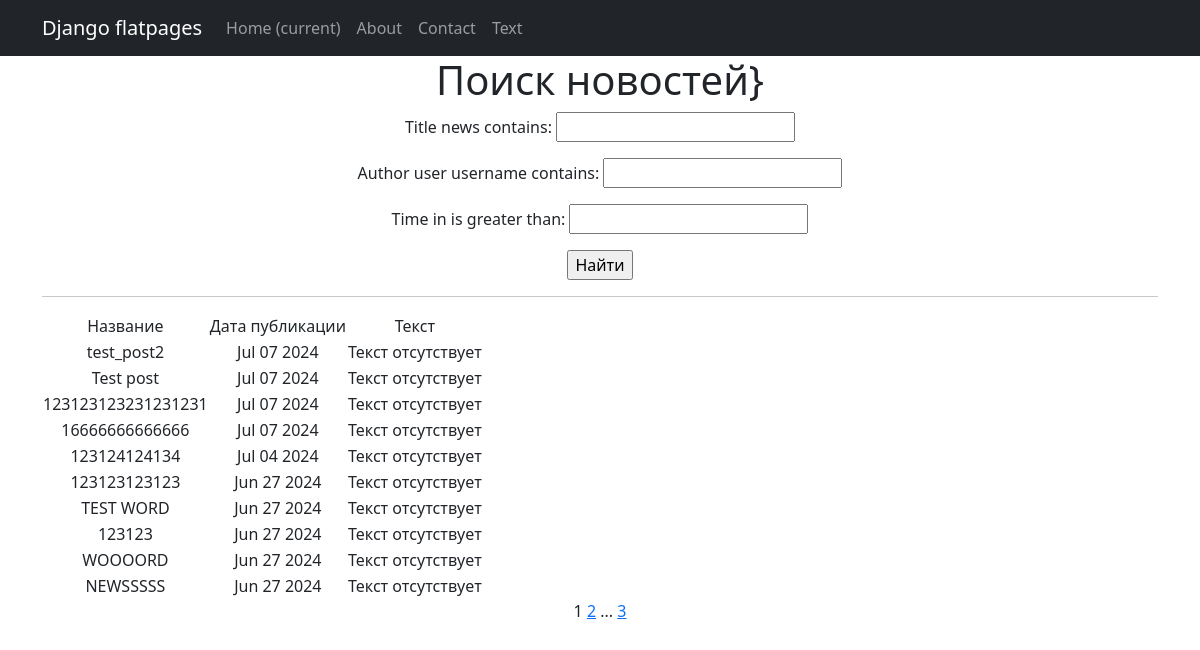
/news/search (signed in), run on the app's committed database.
### news/models.py (models this page shows, shortened)
class Post(models.Model):
    article = 'статья'
    news = 'новость'
    POSITIONS = [
        (article, 'article'),
        (news, 'news'),
    ]
    author = models.ForeignKey(Author, on_delete=models.CASCADE)
    news = models.CharField(max_length=55, choices=POSITIONS, default='новость')
    time_in = models.DateTimeField(auto_now_add=True)
    products = models.ManyToManyField(Category, through='PostCategory')
    title_news = models.CharField(max_length=55)
    text_news = models.TextField(default="Текст отсутствует")
    post_reiting = models.IntegerField(default=0)

### news/views.py (the view)
# urls.py: path('news/search', PostList.as_view(), name='news_search'),
class PostList(LoginRequiredMixin, ListView):
    model = Post
    ordering = '-time_in'
    template_name = 'search.html'
    context_object_name = 'news'
    paginate_by = 10  # вот так мы можем указать количество записей на странице
    def get_queryset(self):
        queryset = super().get_queryset()
        self.filterset = PostFilter(self.request.GET, queryset)
        return self.filterset.qs
    def get_context_data(self, **kwargs):
        context = super().get_context_data(**kwargs)
        context['time_now'] = datetime.utcnow()
        context['next_sale'] = None
        context['filterset'] = self.filterset
        return context

### news/templatetags/custom_filters.py (called while the page is built)
@register.filter()
def censorship(text):
   STOP_LIST = [
       'мат',
       'редиска',
       'сук',
   ]
   for word in STOP_LIST:
      if word in text:
          text = text.lower().replace(word.lower(), word[0]+'***')
   return f'{text}'

### news/templatetags/custom_tags.py (called while the page is built)
@register.simple_tag(takes_context=True)
def url_replace(context, **kwargs):
    d = context['request'].GET.copy()
    for k, v in kwargs.items():
        d[k] = v
    return d.urlencode()

### templates/search.html (shortened to what this page needs)
{% extends 'flatpages/default.html' %}
{% load custom_filters %}!
{% load custom_tags %}
{% block content %}
<h1>Поиск новостей}</h1>
   <form action="" method="get">
       {{ filterset.form.as_p }}
       <input type="submit" value="Найти" />
   </form>
<hr>
{% if news %}
<table>
    <tr>
        <td> Название</td>
        <td> Дата публикации</td>
        <td> Текст</td>
    </tr>
    {% for news in news %}
    <tr>
        <td>{{ news.title_news|censorship }}</td>
        <td>{{ news.time_in|date:'M d Y' }}</td>
        <td>{{ news.text_news|censorship}}</td>
    </tr>
    {% endfor %}
</table>
{% else %}
<h2>Статей нет!</h2>
{% endif %}
{{ page_obj.number }}
{% if page_obj.has_next %}
<a href="?{% url_replace page=page_obj.next_page_number %}">{{ page_obj.next_page_number }}</a>
{% if paginator.num_pages != page_obj.next_page_number %}
...
<a href="?{% url_replace page=page_obj.paginator.num_pages %}">{{ page_obj.paginator.num_pages }}</a>
{% endif %}
{% endif %}
{% endblock content %}

### data on the page
Post: title_news|censorship "test_post2", time_in "Jul 07 2024", text_news|censorship "Текст отсутствует"
Post: title_news|censorship "Test post", time_in "Jul 07 2024", text_news|censorship "Текст отсутствует"
Post: title_news|censorship "123123123231231231", time_in "Jul 07 2024", text_news|censorship "Текст отсутствует"
Post: title_news|censorship "16666666666666", time_in "Jul 07 2024", text_news|censorship "Текст отсутствует"
Post: title_news|censorship "123124124134", time_in "Jul 04 2024", text_news|censorship "Текст отсутствует"
Post: title_news|censorship "123123123123", time_in "Jun 27 2024", text_news|censorship "Текст отсутствует"
Post: title_news|censorship "TEST WORD", time_in "Jun 27 2024", text_news|censorship "Текст отсутствует"
Post: title_news|censorship "123123", time_in "Jun 27 2024", text_news|censorship "Текст отсутствует"
Post: title_news|censorship "WOOOORD", time_in "Jun 27 2024", text_news|censorship "Текст отсутствует"
Post: title_news|censorship "NEWSSSSS", time_in "Jun 27 2024", text_news|censorship "Текст отсутствует"

### other printed values
{{ page_obj.number }} "1"
{{ page_obj.next_page_number }} "2"
{{ page_obj.paginator.num_pages }} "3"
